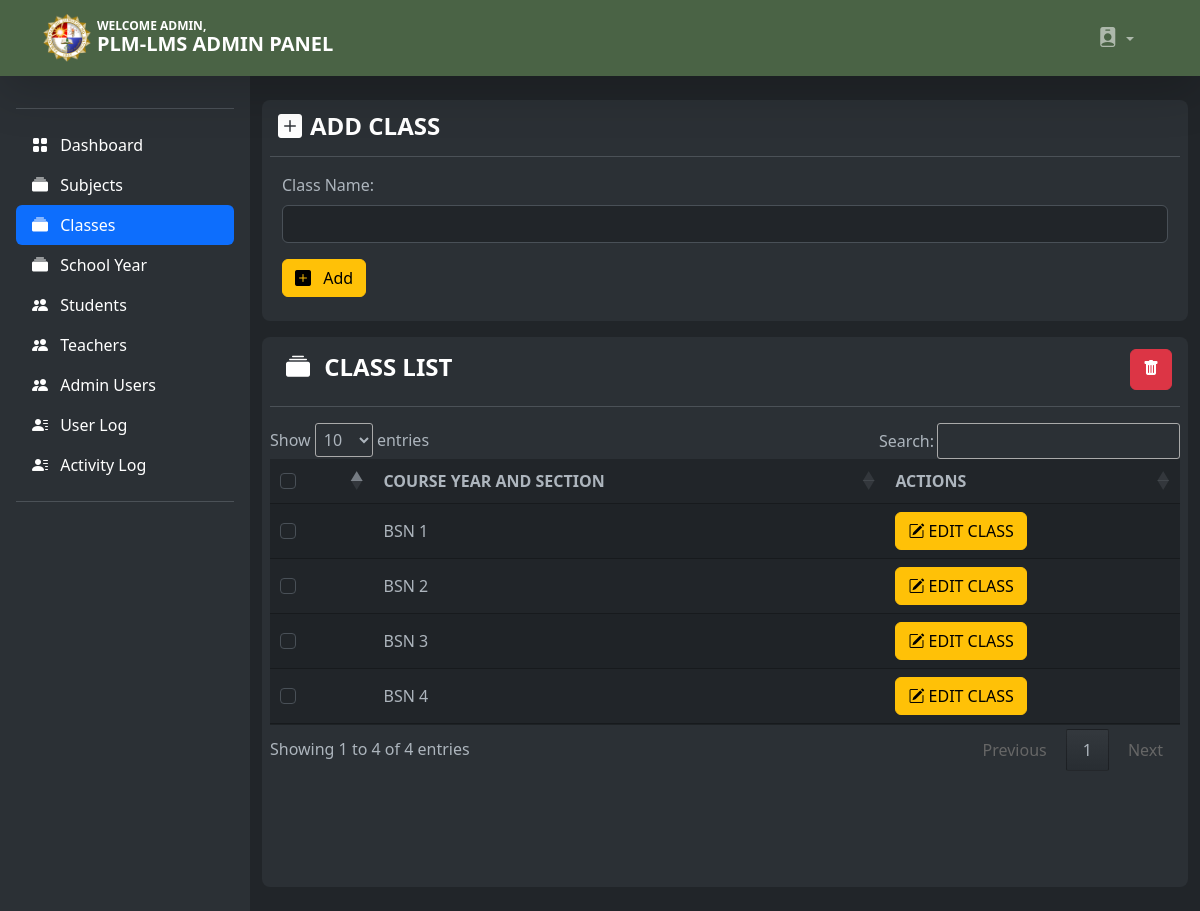
The app's page /admin/admin_class.php (signed in) with its own data.
### tables this page shows
CREATE TABLE `class` (
  `class_id` int(11) NOT NULL,
  `class_name` varchar(100) NOT NULL
);

### admin/admin_class.php (the view, shortened to what this page needs)
<?php
include('header.php');
?>
<body>
    <?php include('navbar_admin.php'); ?>
    <div class="d-flex bg-body">
        <?php include('sidebar_class.php'); ?>
        <div class="container-fluid my-4 justify-content-center">
            <div class="container bg-body-tertiary mb-3 mx-0 p-2 rounded-3">
                <div class="col text-uppercase pt-1 px-2">
                    <h4 style="font-weight: 800; color: #fff;"><i class="bi bi-plus-square-fill me-2"></i>add class</h4>
                </div>
                <hr>
                <div class="container">
                    <form method="post" id="add_class">
                        <div class="mb-3">
                            <label class="form-label">Class Name:</label>
                            <div class="input-group">
                                <input class="form-control" type="text" name="class_name" required></input>
                            </div>
                        </div>
                        <button name="save" type="submit" value="post" class="btn btn-warning mb-3"><i class="bi bi-plus-square-fill me-2"></i> Add</button>
                    </form>
                </div>
            </div>
            <div class="container bg-body-tertiary rounded-3 p-2 table-responsive-lg" style="height: 550px; max-height: 550px;">
                <form method="post">
                    <div class="container d-flex text-uppercase pt-1 px-2">
                        <div class="col text-uppercase pt-1 px-2">
                            <h4 style="font-weight: 800; color: #fff;"><i class="bi bi-collection-fill me-2"></i> class list</h4>
                        </div>
                        <a class="btn btn-danger remove"><i class="bi bi-trash-fill"></i></a>
                    </div>
                    <hr>
                    <table class="table table-striped align-middle justify-content-center" id="example">
                        <thead>
                            <tr class="text-uppercase text-center">
                                <th><input class="form-check-input" type="checkbox" name="selectAll" id="checkAll" /></th>
                                <th>COURSE YEAR AND SECTION</th>
                                <th>actions</th>
                            </tr>
                        </thead>
                        <tbody class=" table-group-divider">
                            <?php
                            $class_query = mysqli_query($conn, "select * from class") or die(mysqli_error($conn));
                            while ($class_row = mysqli_fetch_array($class_query)) {
                                $id = $class_row['class_id'];
                            ?>
                                <tr id="del<?php echo $id; ?>">
                                    <td>
                                        <input id="optionsCheckbox" class="form-check-input" name="selector[]" type="checkbox" value="<?php echo $id; ?>">
                                    </td>
                                    <td><?php echo $class_row['class_name']; ?></td>
                                    <td>
                                        <a class="btn btn-warning" title="Edit Subject" href="admin_edit_class.php<?php echo '?id=' . $id; ?>" class="btn btn-success"><i class="bi bi-pencil-square"></i> EDIT CLASS</a>
                                    </td>
                                </tr>
                            <?php } ?>
                        </tbody>
                    </table>
                </form>
            </div>
        </div>
</body>

### records on screen
class: class_name "BSN 1"
class: class_name "BSN 2"
class: class_name "BSN 3"
class: class_name "BSN 4"
